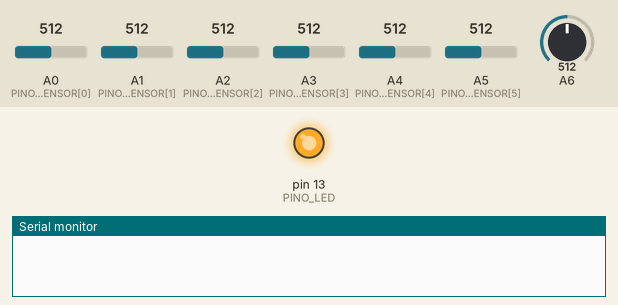
A sketch run on a simulated Arduino Uno, built with avr-gcc and run on an emulated ATmega328P. Shown: output pins drawn as LEDs (lit = HIGH), the last lines printed to the serial monitor. The inputs (shaded band) are chosen by the test bench; at power-on: A0 (PINOS_SENSOR[0]) = 512, A1 (PINOS_SENSOR[1]) = 512, A2 (PINOS_SENSOR[2]) = 512, A3 (PINOS_SENSOR[3]) = 512, A4 (PINOS_SENSOR[4]) = 512, A5 (PINOS_SENSOR[5]) = 512, A6 = 512.

Above: at 0.1 s.
At 5.1 s:
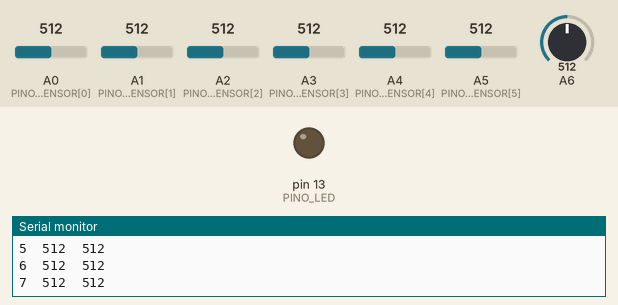
Timing chart, 0 to 6.6 s (numbered marks = the images above):
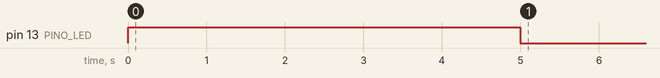

The sketch:

01_calibracao.ino
```cpp
/*
 * EVOLUTIVO SEGUIDOR 01 — Calibração do sensor de 8 canais
 * Objetivo: descobrir o mínimo e o máximo REAIS de cada canal e normalizar
 * as leituras para a escala 0 (branco) a 1000 (preto).
 *
 * Como usar: ao ligar, o LED acende e você tem 5 segundos para deslizar a barra
 * de sensores sobre a LINHA BRANCA e o FUNDO PRETO da pista, várias vezes.
 * Depois, o monitor serial mostra os valores normalizados em tempo real.
 *
 * Este código vira a BASE de todos os seguintes: as funções calibrar() e
 * lerNormalizado() serão reaproveitadas.
 */

const int PINOS_SENSOR[8] = {A0, A1, A2, A3, A4, A5, 4, 6};
const int PINO_LED = 13;
const long TEMPO_CALIBRACAO = 5000;  // ms

int minimo[8];   // menor leitura vista por canal (branco)
int maximo[8];   // maior leitura vista por canal (preto)

void calibrar() {
  // inicializa com extremos invertidos, para qualquer leitura real substituí-los
  for (int i = 0; i < 8; i++) { minimo[i] = 1023; maximo[i] = 0; }

  digitalWrite(PINO_LED, HIGH);  // LED aceso = calibrando
  long inicio = millis();
  while (millis() - inicio < TEMPO_CALIBRACAO) {
    for (int i = 0; i < 8; i++) {
      int leitura = analogRead(PINOS_SENSOR[i]);
      if (leitura < minimo[i]) minimo[i] = leitura;
      if (leitura > maximo[i]) maximo[i] = leitura;
    }
  }
  digitalWrite(PINO_LED, LOW);   // LED apagado = pronto
}

// Converte a leitura crua do canal i para a escala 0 (branco) .. 1000 (preto)
int lerNormalizado(int i) {
  int leitura = analogRead(PINOS_SENSOR[i]);
  leitura = constrain(leitura, minimo[i], maximo[i]);
  return map(leitura, minimo[i], maximo[i], 0, 1000);
}

void setup() {
  Serial.begin(9600);
  pinMode(PINO_LED, OUTPUT);
  calibrar();
  // mostra o resultado da calibração de cada canal
  Serial.println("canal\tmin\tmax");
  for (int i = 0; i < 8; i++) {
    Serial.print(i); Serial.print('\t');
    Serial.print(minimo[i]); Serial.print('\t');
    Serial.println(maximo[i]);
  }
}

void loop() {
  for (int i = 0; i < 8; i++) {
    Serial.print(lerNormalizado(i));
    Serial.print('\t');
  }
  Serial.println();
  delay(200);
}
```
